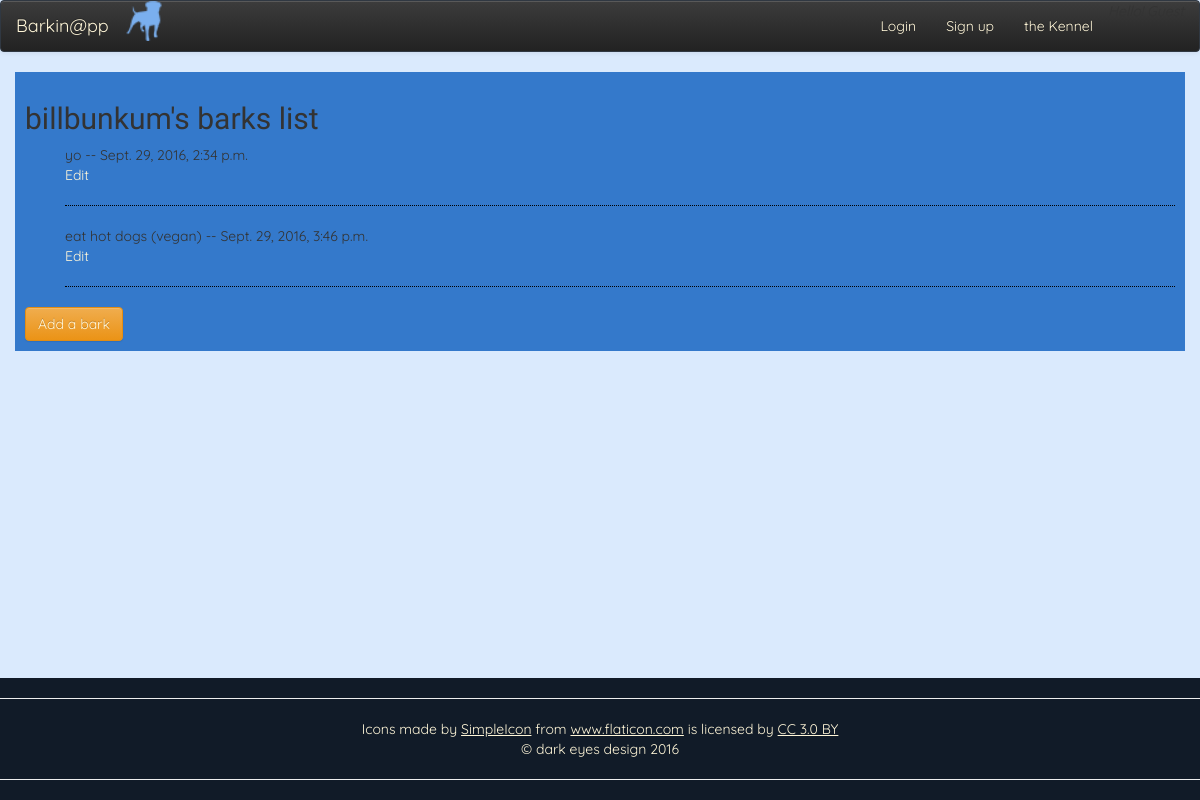
Page /barks/1/ on the committed database.
### barks/models.py (models this page shows)
class Bark(models.Model):
    user = models.ForeignKey(User, null=True, blank=True)
    content = models.CharField(max_length=120)
    post_date = models.DateTimeField(auto_now_add=True)
    def __str__(self):
        return self.content
    def get_absolute_url(self):
        return reverse("barks:edit_bark", args=[self.pk])

### barks/views.py (the view)
# urls.py: url(r'^(?P<id>\d+)/$', views.barks_list, name="barks_list"),
def barks_list(request, id=None):
    if id:
        user = User.objects.get(id=id)
        author = user
    else:
        user = request.user
        author = user
    bark_query = user.bark_set.all()
    context = {
        "author": author,
        "barks": bark_query,
    }
    return render(request, "barks/barks_list.html", context)

### barks/templates/barks/barks_list.html (shortened to what this page needs)
{% extends "core/base.html" %}
{% block content %}
    <h2>{{ author }}'s barks list</h2>
    <ul>
    {% for bark in barks %}
        <li>{{ bark }} -- {{ bark.post_date }}</li>
        <li><a href="{{ bark.get_absolute_url }}">Edit</a></li>
    <hr style="border-top: 1px dotted black;">
    {% endfor %}
    </ul>
<a class="btn btn-warning" href="{% url 'barks:add_bark' %}">Add a bark</a>
<div class="foot-user">
</div>
{% endblock content %}

### core/static/styles.css (style rules this page uses)
body { background-color: #DAEAFD; background-repeat: no-repeat; font-family: 'Quicksand', sans-serif; }
h1, h2 { font-family: 'Indie Flower', cursive; }
ul { list-style-type: none; }
a:link, a:visited, a:active { color: #FFF6D8; }
.foot-user { position: fixed; bottom: 20px; font-family: 'comic sans'; background-color: ; }

### rows in the picture
Bark: content "yo", post_date "Sept. 29, 2016, 2:34 p.m."
Bark: content "eat hot dogs (vegan)", post_date "Sept. 29, 2016, 3:46 p.m."

### other values in the picture
{{ author }} "billbunkum"
